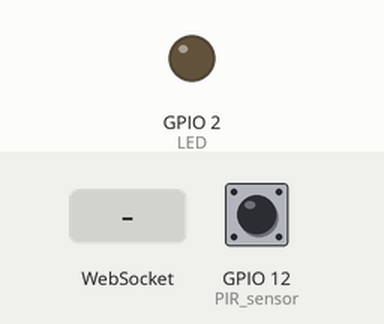
This sketch was run on a simulated ESP8266 (NodeMCU). Parts: output pins drawn as LEDs (lit = HIGH). The test bench sets the inputs (shaded band); at power-on: GPIO 12 (PIR_sensor) HIGH. WiFi joins after 1.5 s; servers stay silent unless stated; what the sketch prints to the serial monitor is not drawn.

Above: at 2.7 s.
2.8 s: WebSocket text "1" received
4.3 s: GPIO 12 (PIR_sensor) pulsed LOW 2 times (0.12 s each, 0.3 s apart)
At 5.5 s:
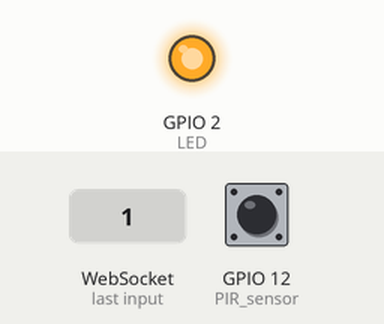
Timing chart, 0 to 8.2 s (numbered marks = the images above; inputs shaded):
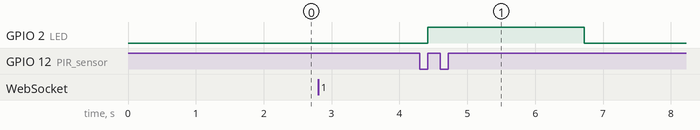

Measured:
- after the input at 2.8 s, every drawn part: stays the same
- after the input at 4.3 s, GPIO 2 (LED): LOW → HIGH after 0.12 s, → LOW 2.3 s later

The sketch:

websocket.ino
```cpp
#include <ESP8266WiFi.h>
#include <WebSocketsClient.h>

const char* name  = "DESKTOP-UIGNCP3 1294";
const char* password  = "123123123";

//服务器地址
String remoteHost = "192.168.1.4";
// 初始化WebSocketsClient对象
WebSocketsClient wsClient;

#define timeSeconds 2

// PIR OUTPUT端口 D6 GPIO12 LED端口 D4 GPIO2
const int LED = 2;
const int PIR_sensor = 12;

// 获取当前时间
unsigned long now = millis();
// 上一次触发中断的时间
unsigned long lastTrigger = 0;
// 是否开启计时器的标志
boolean startTimer = false;
//  定时时间周期 2s
unsigned long detectDuration = 1000 * timeSeconds;

// 检测人体感应的中断触发函数，将LED置为高电平，且给开启计时器的标志startTimer置为true, 表示开始计时，给lastTrigger赋值触发中断的时间
ICACHE_RAM_ATTR void detectHuman() {
  Serial.println("Human Detected!!!");
  digitalWrite(LED, HIGH);
  startTimer = true;
  lastTrigger = millis();
}

void setup(void)
{
  Serial.begin(115200);  // 启动串口通讯，波特率设置为115200

  Serial.println("开始连接");

  WiFi.begin(name , password);
  Serial.print("正在连接到");
  Serial.print(name );

  while (WiFi.status() != WL_CONNECTED) //判定网络状态
  {
    delay(500);
    Serial.print("无线模式成功开启，网络连接成功");
  }
  if (WiFi.status() == WL_CONNECTED)
  {
    Serial.print("无线IP地址为: ");
    Serial.println(WiFi.localIP());

    // 将人体感应数据口连接的IO口设置为输入上拉模式，使引脚即使在未连接外部组件的时候也能保持确定的逻辑电平。
    pinMode(PIR_sensor, INPUT_PULLUP);
    // 将人体感应数据口连接的IO口设置为中断模式, 赋值中断函数和将中断模式设置为RISING（当引脚由低电平变为高电平时，触发中断）
    attachInterrupt(digitalPinToInterrupt(PIR_sensor), detectHuman, RISING);

    pinMode(LED, OUTPUT);
    digitalWrite(LED, LOW);

    wsClient.begin(remoteHost, 8085);
    // 指定事件处理函数
    wsClient.onEvent([](WStype_t type, uint8_t * payload, size_t length) {

      if (type == WStype_TEXT) {
        // 接收来自服务端的信息（服务端FLASH按键状态），并控制LED的工作
        String data = (char*)payload;
        Serial.print("接收来自服务端的信息 " + data);
      }
    });
  }
}
void loop() {
  wsClient.loop();
  // 获取当前时间
  now = millis();
  // 如果有人灯灭，向服务器发送信息
  if (startTimer && (now - lastTrigger > detectDuration)) {
    Serial.println("Human detected stopped...");
    digitalWrite(LED, LOW);
    startTimer = false;
    wsClient.sendTXT("2");
  }
}
```
